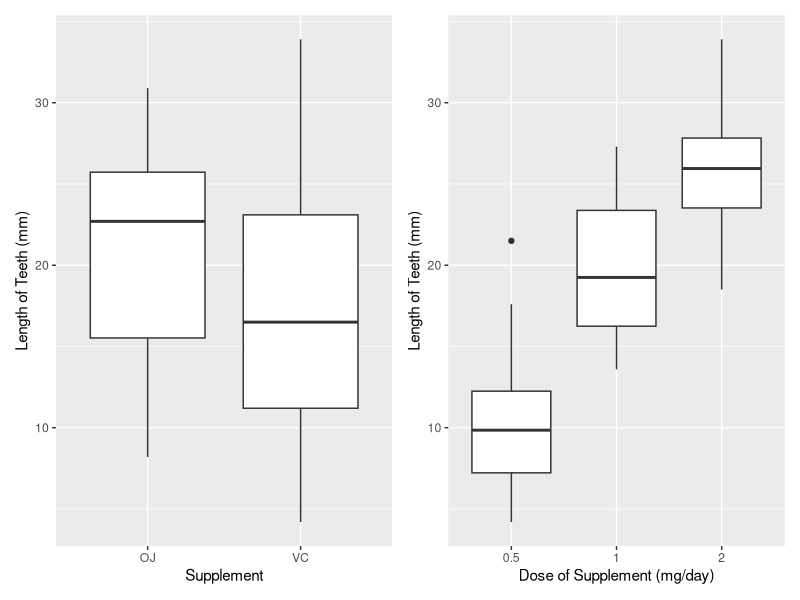

The R script that drew this image:
## ---- chunk 1
#| echo: true
#| label: creating-a-plot
#| fig-align: "center"
#| fig-cap: "Comparison of teeth length by supplement type and dosage"

library(tidyverse)
library(patchwork)


Plot1 <- ggplot(data = ToothGrowth, 
       mapping = aes(x = supp, y = len)) +
  geom_boxplot() +
  labs(x = "Supplement", y = "Length of Teeth (mm)")

Plot2 <- ToothGrowth %>% 
  mutate(dose = as.factor(dose)) %>% 
  ggplot(mapping = aes(x = dose, y = len)) +
  geom_boxplot() +
  labs(x = "Dose of Supplement (mg/day)", y = "Length of Teeth (mm)")

Plot1 + Plot2

